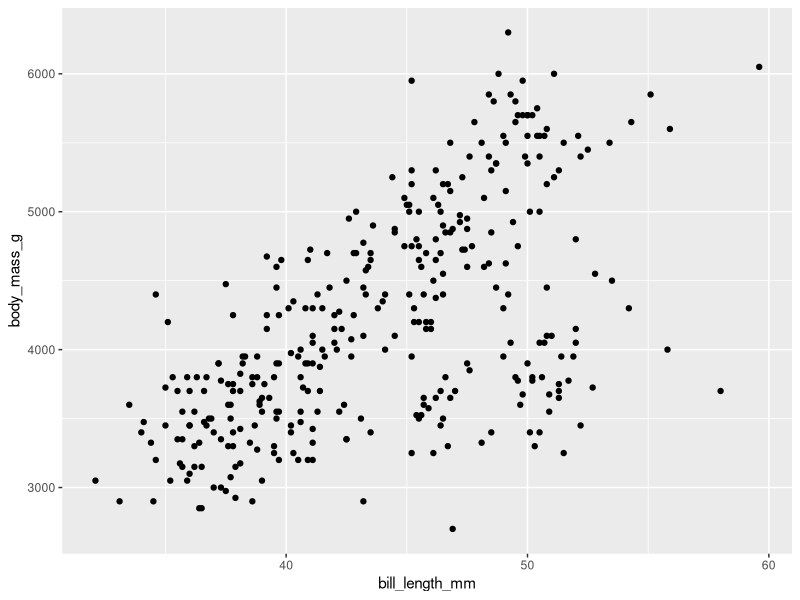
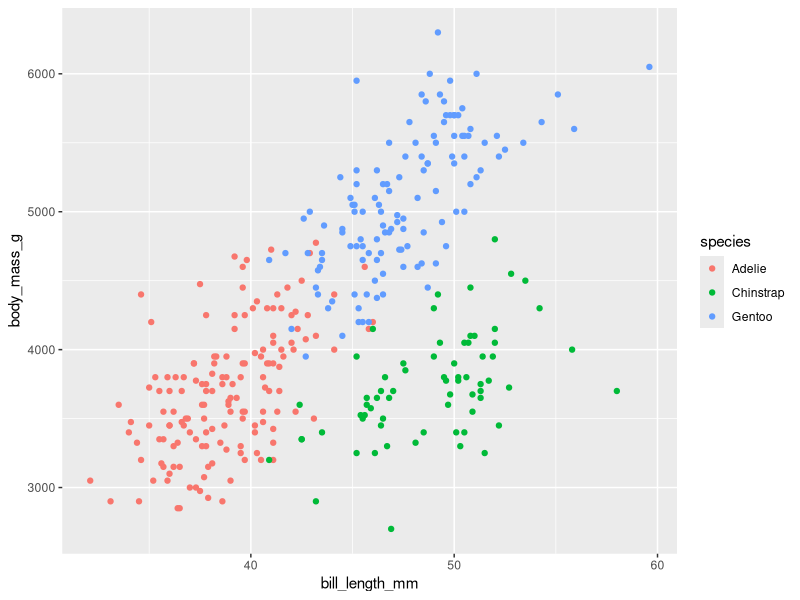
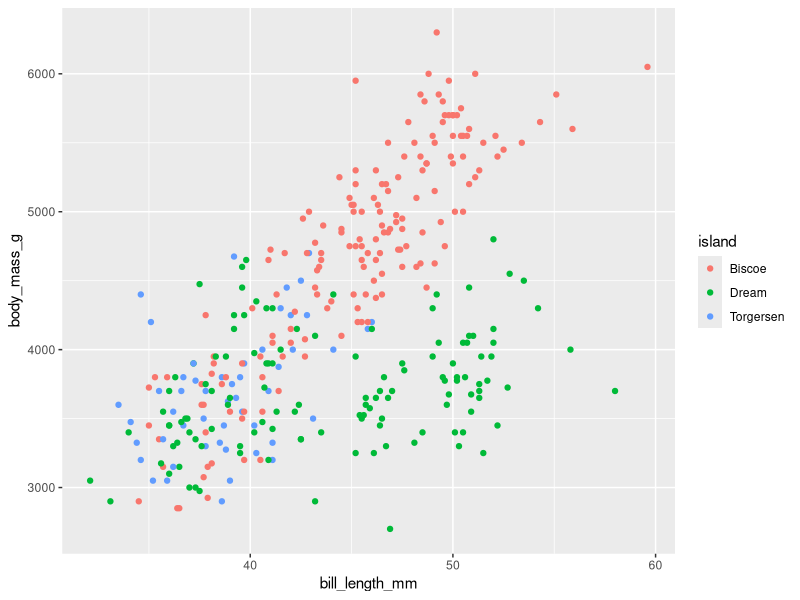
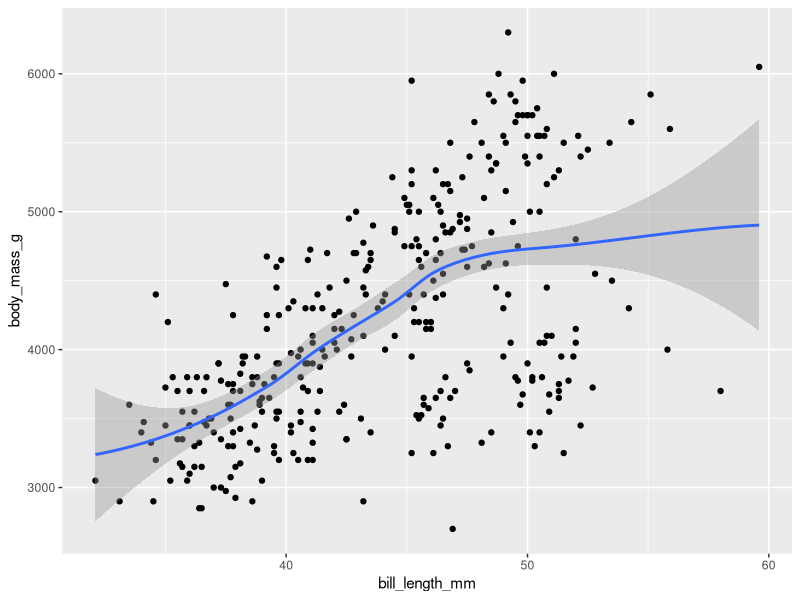
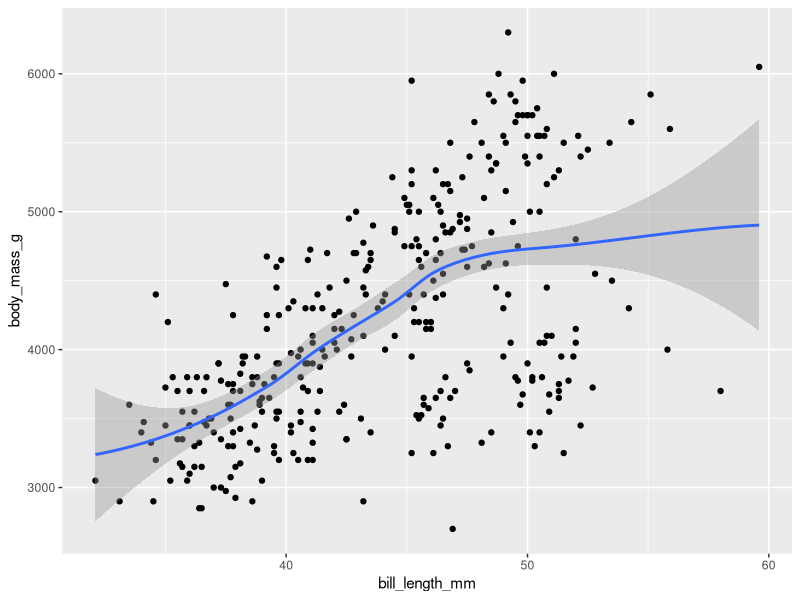
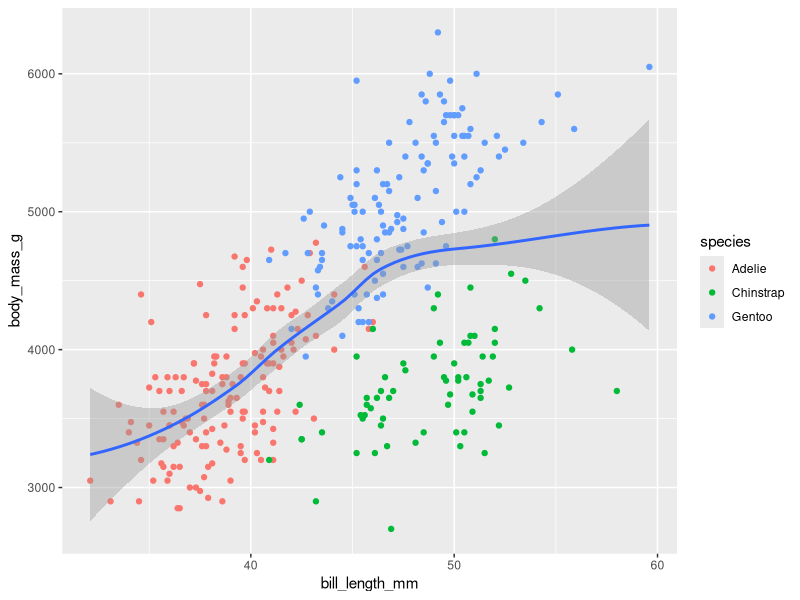
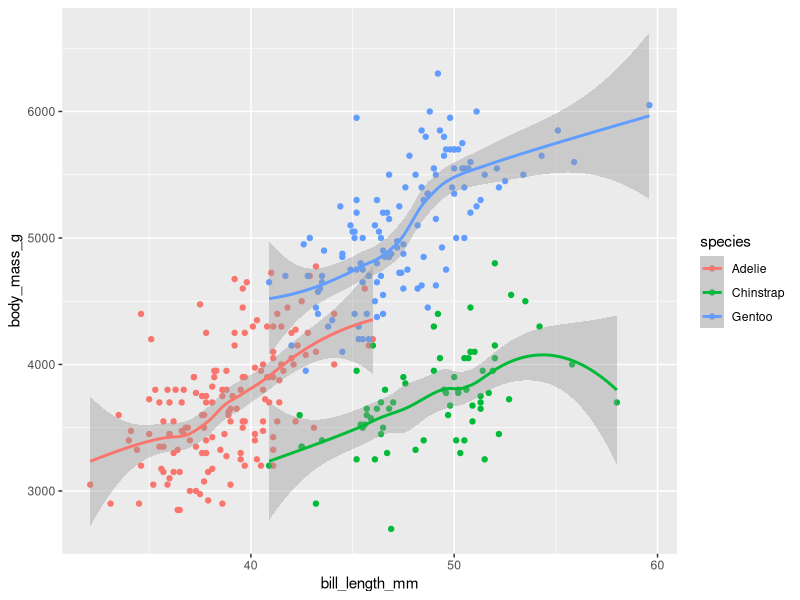
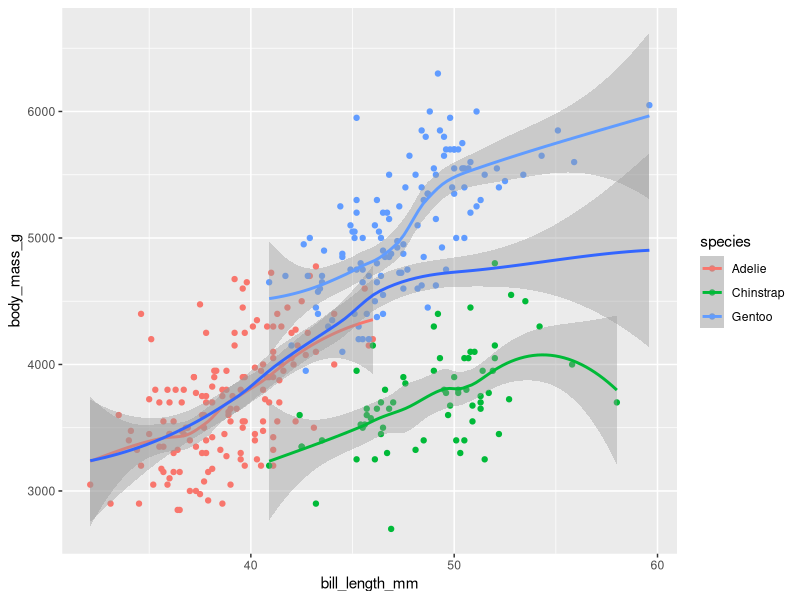

The R script that drew these images, in order: (Note: this script raises an error after producing the figures.)
#12/03/2024
#Workshop 8
#Data visualisation I

#geoms - the geometic objects that display our data e.g. geom_point
#geoms have features which are called aesthetics. The features are their position along the x- and y-axis, their shape, size and colour 

install.packages("palmerpenguins")
install.packages("tidyverse")

library(palmerpenguins)
library(tidyverse)
library(dplyr)

#Have a look at the penguins dataframe
#Th dataframe has a number of different measurements for three penguin species across three different islands 
View(penguins)

ggplot(data = penguins) +
  geom_point(mapping = aes(x = bill_length_mm, y = body_mass_g))

#There seems to be a correlation, but there is also what looks like a cluster that is shifted towards the bottom right of the graph
#Could those be species differences?
#Check by mapping species to the aesthetic colour of geom_point 
ggplot(data = penguins) +
  geom_point(mapping = aes(x = bill_length_mm, y = body_mass_g, colour = species))

#Does the cluster also correlate with the island the penguins are from? 
ggplot(data = penguins) +
  geom_point(mapping = aes(x = bill_length_mm, y = body_mass_g, colour = island))

#We can add additional layers to our plot by specifying additional geoms
ggplot(data = penguins) +
  geom_point(mapping = aes(x = bill_length_mm, y = body_mass_g)) +
  geom_smooth(mapping = aes(x = bill_length_mm, y = body_mass_g)) #adds a trend line over an existing plot

#We can improve the code above
#We don't have to repeat the mapping of variables if we use the same ones in different layers 
#We can pass to ggplot() which means that they will b inherited by the geoms that follow:
ggplot(data = penguins, mapping = aes(x = bill_length_mm, y = body_mass_g)) +
  geom_point() +
  geom_smooth()

#The data falls into three species clusters so it is hard to distinguish them
#Map the species to 'colour'
ggplot(data = penguins, mapping = aes(x = bill_length_mm, y = body_mass_g)) +
  geom_point(mapping = aes(colour = species)) +
  geom_smooth()

#The curve is going across all three species
#This is because mappings are only inherited from ggplot(), not between geoms 


#Copy and fix the code above, so that each species has its own fitted curve
ggplot(data = penguins, mapping = aes(x = bill_length_mm, y = body_mass_g)) +
  geom_point(mapping = aes(colour = species)) +
  geom_smooth(mapping = aes(colour = species))

#You can now assign the plot to a variable and other layers later
pengu_plot <-
  ggplot(data = penguins,
         mapping = aes(x = bill_length_mm, y = body_mass_g)) +
  geom_point(aes(colour = species)) +
  geom_smooth(aes(colour = species))

#We can add layers to our plot
pengu_plot +
  geom_smooth()

#Write code to produce the following plot in order to get a linear model

?geom_smooth
?geom_point

linear_penguin_model <- ggplot(data = penguins,
                               mapping = aes(x = bill_length_mm,
                                             y = bill_depth_mm)) +
  geom_point(aes(colour = species, shape = species)) + #shape = species makes the shapes 
  geom_smooth(aes(colour = species),
              method = lm, #'lm' changes the lines to linear
              se = FALSE) #se = false removes the grey outline (confidence intervals)

linear_penguin_model

#[3] SAVING PLOTS

#We can save our plots to a file using 'ggsave'
#We can either give ggsave a plot variable:
ggsave(filename = "penguin_plot_1.png", plot = pengu_plot)

#Or if we don't pass it a variable it will save the last plot we printed to the screen:
pengu_plot +
  geom_smooth()

ggsave("penguin_plot_2.png")

#Look at the documentation for ggsave; save your latest plot with the linear model lines as 200mm x 300mm png
#smallest value is the height and larger value is the width
ggsave(filename = "linear_penguin_plot.png",
       plot = linear_penguin_model,
       width = 300,
       height = 200,
       units = c('mm'))

?ggsave

#[4] Continuous versus categorical variables
#Which geom we need to use depends on the type of variable we'd like to map to the x- and y- coordinates 
#E.g. if we would like to investigate body_mass for each species, we can use box plots
ggplot(data = penguins,
       mapping = aes(x = species, y = body_mass_g)) +
  geom_boxplot(mapping = aes(colour = species))
#mapping species to colour in geom_boxplot() only changes the colour of the lines

#Change the code, so that it fills the boxes with colour instead of the lines
ggplot(data = penguins,
       mapping = aes(x = species, y = body_mass_g, fill = species)) + #fill = species makes the boxes have a colour as well as the outline
  geom_boxplot()#the default line is black so there is no need to include "colour = species"

#We often want to determine the order in which we display our data. This is where factors come in handy 
#Categorical variables that have a defined and known set of values, for example the three species in penguins, can be defined as factors
#Factors have levels which are essentially rank positions for each unique value 
#by default, levels are in alphanumericala order, that's why three species appear in alphabetical order in the above plot

#Look at penguins using both head() and str(). Where can you see which variables are factors? What additional information does str() show you?

head(penguins)
str(penguins)
#the factors are 'species', 'island' and 'sex'
#it shows there are 3 levels for both species and island and there are 2 levels for sex 

#Here is an example where alphabetical order would be annoying
df_days <-
  data.frame(day = c("Mon", "Tues", "Wed", "Thu"),
             counts = c(3, 8, 10, 5))
df_days$day <- as.factor(df_days$day)
str(df_days)

ggplot(data = df_days, mapping = aes(x = day, y = counts)) +
  geom_col()
#the order it shows in the plot is 'Mon' 'Thu' 'Tues' and 'Wed'

#We can correct the above by changing it to a factor:
df_days$day <- factor(df_days$day, levels = c("Mon", "Tues", "Wed", "Thu")) #it is already a factor so there is no need to use 'as.factor()'
str(df_days)

ggplot(data = df_days, mapping = aes(x = day, y = counts)) +
  geom_col()

#Write the code to reproduce this plot. You'll have to use the data visualisation cheat sheet to find the correct geom

penguins$species <- factor(penguins$species,
                           levels = c('Chinstrap', 'Gentoo', 'Adelie'))
str(penguins)

ggplot(data = penguins, mapping = aes(x = species,
                                      y = body_mass_g, fill = island)) + #the legend is filled with the 'island' 
  geom_violin() 

#[5] Statistical transformations
#Our dataframe does not contain the median, 25th percentile, 75th percentile, etc for body_mass_g, but the geom calculates that 

#Here is an example
ggplot(data = penguins) +
  geom_bar(mapping = aes(x = species)) +
  coord_flip() 

#Our dataframe does not contain the counts of penguins for each species
#geom_bar() calculates those

#Have a look at the documentation for geom_bar. What is the difference between geom_bar() and geom_col()? Also, what does coord_flip() do?

#geom_bar() makes the height of the bar proportional to number of cases in the group i.e. counts how many there are 
#geom_col() this takes two variables from the data instead of just one and compares them 

#coord_flip() converts the display of y conditional on x, to x conditional on y

#Have a look at the plots. What is the difference? Can you find the geom to reproduce these plots and the geom argument to switch between the two?
#Bonus credit: The bars are slightly transparent. Can you find the argument to change transparency?

#They changed the intervals in the y-axis nad this creates more overlap in the RHS graph
#'alpha=' changes the transparency, 0 being transparent and '1' is opaque
#geom_histogram is used. The RHS is stacked and shows where the values overlap from the LHS
#THe LHS is identity and the RHS is stacked 

#[6] Plotting only a subset of your data: filter()
#In order to look at a subset of data filter() is used. For example you may want to look at penguins of two of the species only. 
penguins %>% filter(!species == "Chinstrap") %>%
  ggplot(mapping = aes(x = flipper_length_mm, y = body_mass_g)) +
  geom_point(mapping = aes(colour = species, shape = island))
#in the above code we used a miix of pipe ( %>% ) and '+', these can get commonly mixed up 
#we also don't need to tell ggplot() which data to use because we have piped the dataset into ggplot() already 
#filter() is extremely useful together with the function is.na() to get rid of pesky NA's

#Use is.na(sex) with filter() to reproduce the plot below, so that it only contains penguins where sex is known 
penguins$species <- factor(penguins$species,
                           levels = c('Adelie','Chinstrap','Gentoo'))
str(penguins)

penguins %>% 
  #filter(!is.na(sex)) %>% 
  ggplot(mapping = aes(x = species, y = body_mass_g, fill = sex)) +
  geom_violin()

filter_penguins